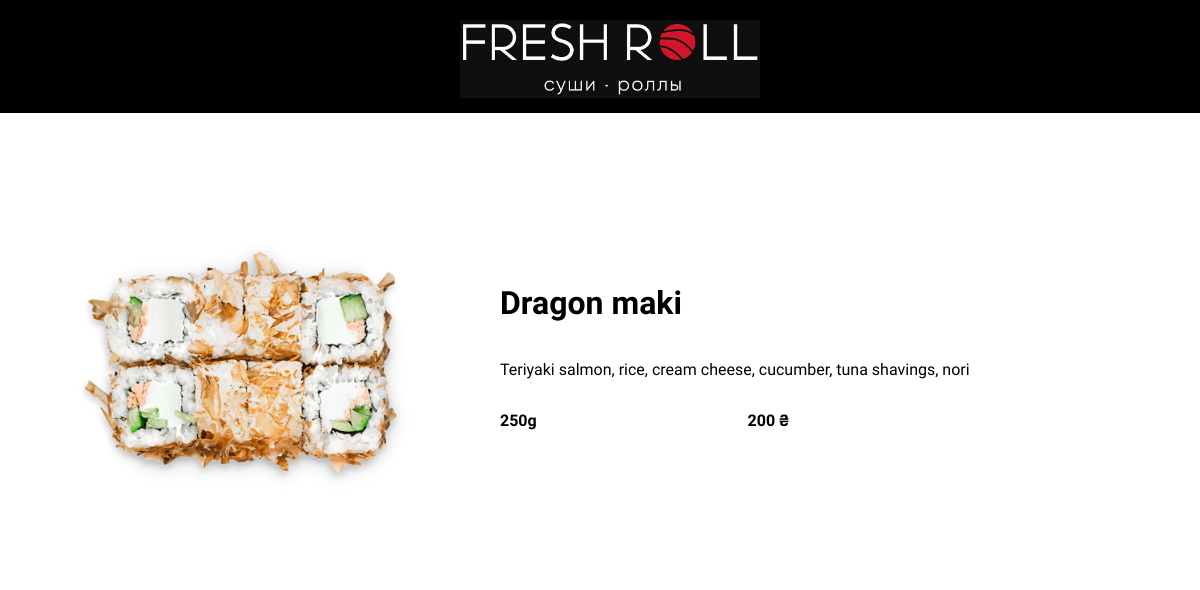
/dish/Dragon maki/, run on the app's committed database.
### menuBlog/models.py (models this page shows, shortened)
class Dish(models.Model):
    section = models.ForeignKey(Section, on_delete=models.CASCADE, related_name="dishes")
    name = models.CharField(max_length=100, unique=True)
    description = models.CharField(max_length=500)
    img = models.ImageField(upload_to='article')
    price = models.IntegerField()
    gram = models.IntegerField()

### menuBlog/views.py (the view)
# urls.py: path('dish/<str:name>/', views.dish_detail, name='dish_detail'),
def dish_detail(request, name):
    dish = get_object_or_404(Dish, name=name)
    return render(request, 'menuBlog/dish_detail.html', {'dish': dish})

### menuBlog/templates/menuBlog/dish_detail.html
{% extends 'menuBlog/base.html' %}
{% block content %}
    <div class="imageDetail">
        <img class="dishImageDetail" src="{{ dish.img.url }}">
    </div>
    <div class="dishTextDetail">
        <h1>{{ dish.name }}</h1>
        <p>{{ dish.description }}</p>
        <div class="priceGram">
            <p>{{ dish.gram }}g</p>
            <p>{{ dish.price }} ₴</p>
        </div>
    </div>
{% endblock %}

### menuBlog/static/css/menu.css (style rules this page uses)
.dishImageDetail { float: left; width: 400px; }
.imageDetail { width: 400px; margin:50px; }
.dishTextDetail { float:left; margin:50px; margin-top: 100px; width: 500px; text-align: left; display: inline-grid; }
.priceGram { display: grid; grid-template-columns: repeat(2, auto); font-weight: bold; }
body { margin: 0px; font-family: 'Comfortaa'; }

### data on the page
Dish: img (picture), name "Dragon maki", description "Teriyaki salmon, rice, cream cheese, cucumber, tuna shavings, nori", gram "250", price "200"
